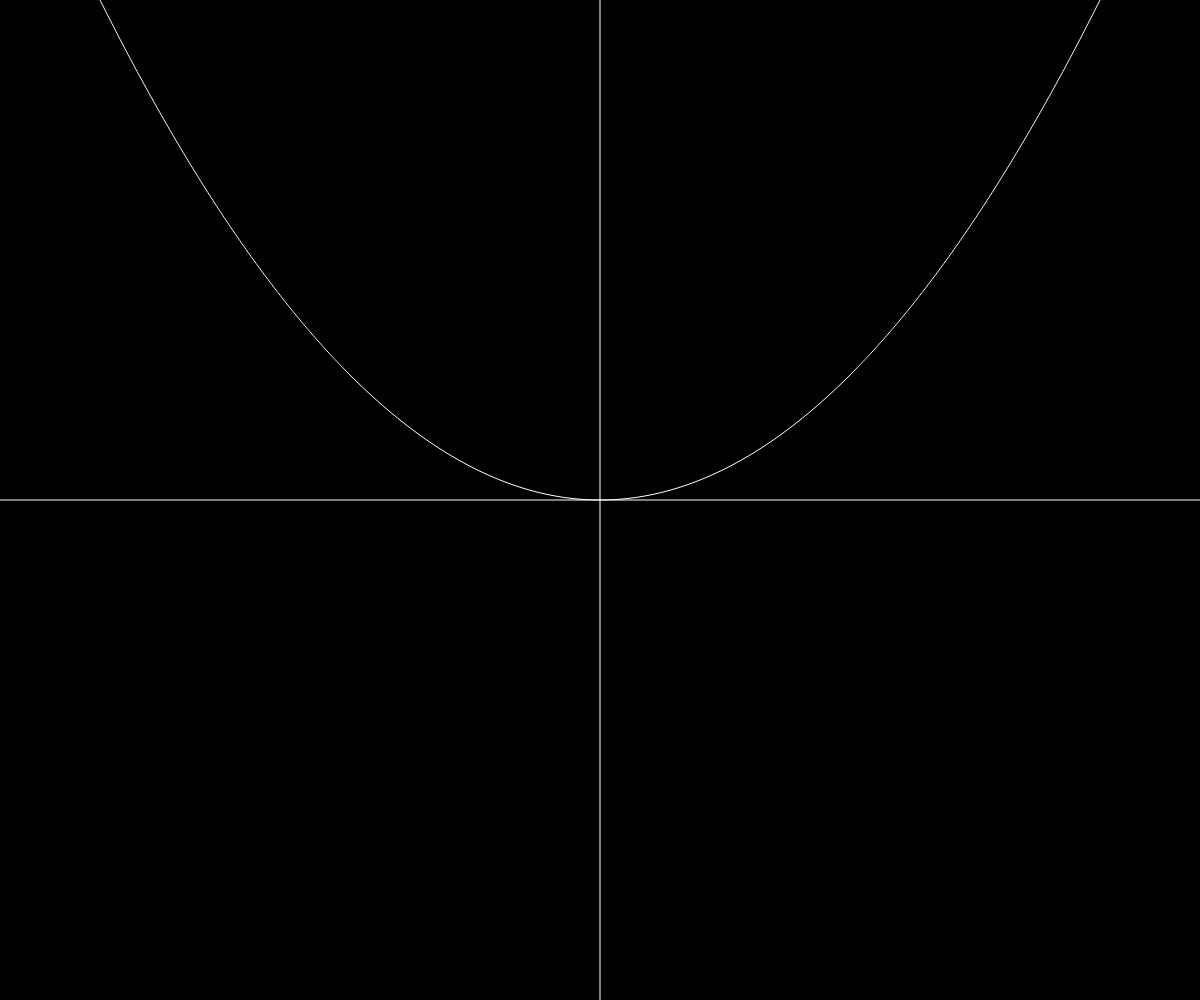
Frame 1 (no input)
Frame 60 (no input): identical to frame 1, image omitted
Frame 120 (the mouse pressed at the canvas centre since frame 60): identical to frame 1, image omitted

The p5.js sketch that drew this single still picture (run headless with seeded random() and noise() and a simulated clock; from frame 60 on, the mouse is pressed at the canvas centre):

// p5.js sketch
// ── sketch.js
function setup() {
  createCanvas(windowWidth, windowHeight);
}

function draw() {
  background(0);
  translate(width / 2, height / 2);
  stroke(255);
  line(-width / 2, 0, width / 2, 0);
  line(0, -height / 2, 0, height / 2);

  noFill();
  beginShape();
  for (i = 0; i < width; i++) {
    vertex(i - width / 2, -0.002*(i-width/2)**2);
  }
  endShape();
}
